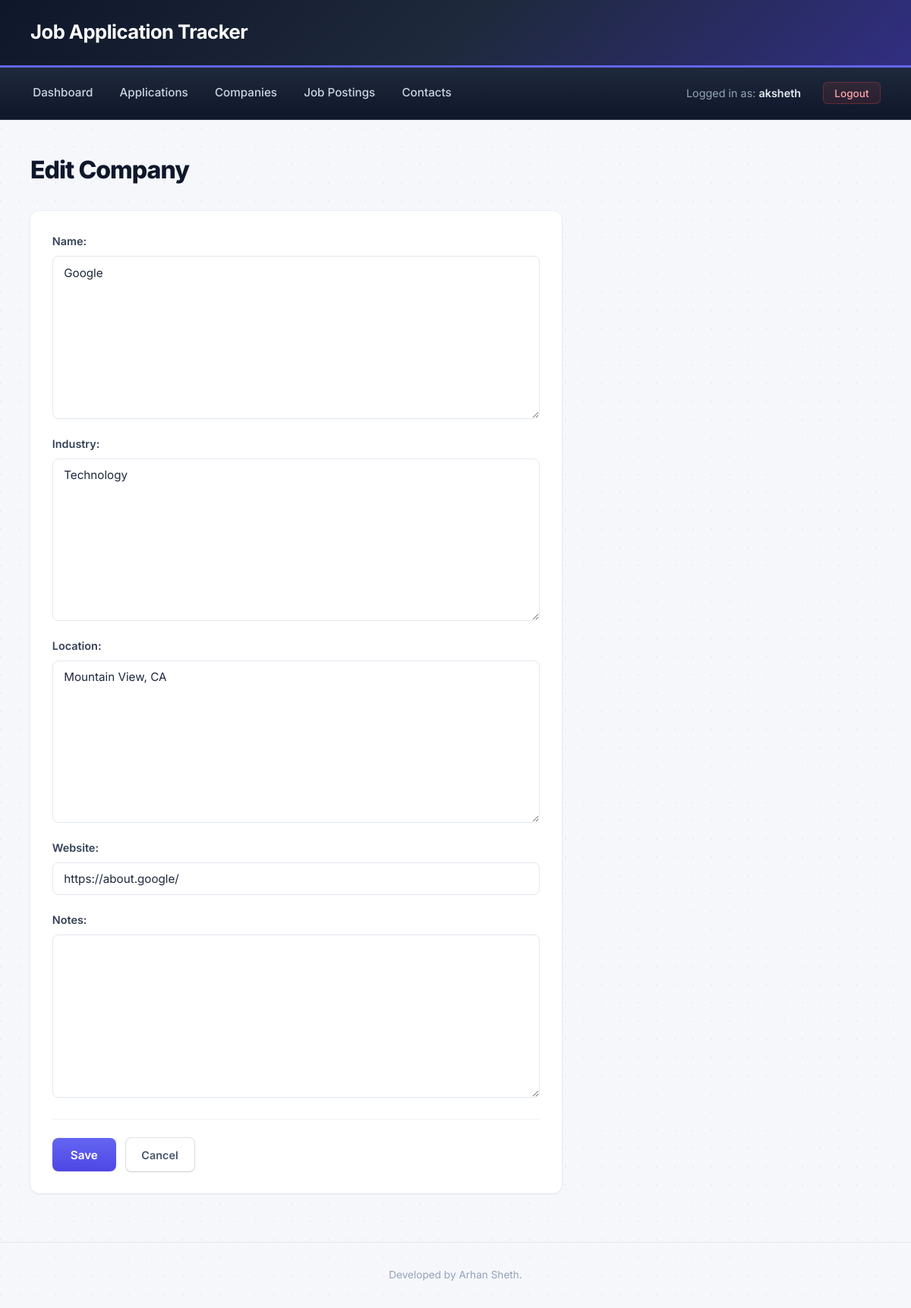
/project/companies/1/update/ (signed in), run on the app's committed database.
### project/models.py (models this page shows, shortened)
class Company(models.Model):
    name = models.TextField()
    industry = models.TextField()
    location = models.TextField(blank=True)
    website = models.URLField(blank=True)
    notes = models.TextField(blank=True)

### project/views.py (the view, shortened to what this page needs)
# urls.py: path('companies/<int:pk>/update/', views.CompanyUpdateView.as_view(), name='company_update'),
class CompanyUpdateView(LoginRequiredMixin, UpdateView):
    model = Company
    form_class = CompanyForm
    template_name = 'project/company_form.html'

### project/forms.py
class CompanyForm(forms.ModelForm):
    class Meta:
        model = Company
        fields = ['name', 'industry', 'location', 'website', 'notes']

### project/templates/project/company_form.html (shortened to what this page needs)
{% extends 'project/base.html' %}
{% block content %}
<div class="page-header">
    <h2>
        {% if object %}Edit Company{% else %}New Company{% endif %}
    </h2>
</div>
<div class="card" style="max-width: 700px;">
    <form method="POST">
        {% for field in form %}
            <div class="form-group">
                <label for="{{ field.id_for_label }}">{{ field.label }}:</label>
                {{ field }}
            </div>
        {% endfor %}
        <div class="form-actions">
            <input type="submit" value="Save">
            <a href="{% url 'company_list' %}" class="btn btn-secondary">Cancel</a>
        </div>
    </form>
</div>
{% endblock %}

### project/templates/project/base.html (shortened to what this page needs)
{% load static %}
<html>
    <head>
        <link rel="stylesheet" type="text/css" href="{% static 'project.css' %}">
    </head>
    <body>
        <h1>Job Application Tracker</h1>
        <div id="nav">
            {% if request.user.is_authenticated %}
                <a href="{% url 'dashboard' %}">Dashboard</a>
                <a href="{% url 'application_list' %}">Applications</a>
                <a href="{% url 'company_list' %}">Companies</a>
                <a href="{% url 'job_posting_list' %}">Job Postings</a>
                <a href="{% url 'contact_list' %}">Contacts</a>
                <span class="logged-in-as">Logged in as: <strong>{{request.user}}</strong></span>
                <form method="POST" action="{% url 'logout' %}">
                    <button type="submit">Logout</button>
                </form>
            {% else %}
                <span class="logged-in-as">Not logged in</span>
                <a href="{% url 'login' %}">Login</a>
                <a href="{% url 'signup' %}">Sign Up</a>
            {% endif %}
        </div>
        <div id="content-container">
            {% block content %}
            {% endblock %}
        </div>
        <footer>
            <p>Developed by Arhan Sheth.</p>
        </footer>
    </body>
</html>

### static/project.css (style rules this page uses)
* { box-sizing: border-box; margin: 0; padding: 0; }
body { font-family: 'Inter', -apple-system, BlinkMacSystemFont, "Segoe UI", sans-serif; color: #1e293b; line-height: 1.6; background-color: #f6f7fb; background-image: radial-gradient(circle at 1px 1px, rgba(99, 102, 241, 0.08) 1px, transparent 0); background-size: 24px 24px; min-height: 100vh; }
h1 { background: linear-gradient(135deg, #0f172a 0%, #1e293b 50%, #312e81 100%); color: white; padding: 1.4rem 2.5rem; margin: 0; font-size: 1.6rem; font-weight: 700; letter-spacing: -0.02em; border-bottom: 3px solid #6366f1; box-shadow: 0 2px 8px rgba(15, 23, 42, 0.15); }
#nav { background: linear-gradient(180deg, #1e293b 0%, #0f172a 100%); padding: 0.9rem 2.5rem; display: flex; gap: 1.8rem; align-items: center; flex-wrap: wrap; border-bottom: 1px solid rgba(255, 255, 255, 0.05); }
#nav a { color: #cbd5e1; text-decoration: none; font-size: 0.95rem; font-weight: 500; padding: 0.4rem 0.2rem; border-bottom: 2px solid transparent; transition: all 0.2s ease; }
#nav .logged-in-as { color: #94a3b8; font-size: 0.9rem; margin-left: auto; }
#nav .logged-in-as strong { color: #e2e8f0; font-weight: 600; }
#nav form { display: inline; margin: 0; }
#nav form button { background: rgba(239, 68, 68, 0.1); border: 1px solid rgba(239, 68, 68, 0.3); color: #fca5a5; padding: 0.35rem 0.9rem; border-radius: 6px; cursor: pointer; font-size: 0.85rem; font-weight: 500; font-family: inherit; transition: all 0.15s ease; }
#content-container { max-width: 1280px; margin: 2.5rem auto; padding: 0 2.5rem; }
.page-header { display: flex; justify-content: space-between; align-items: center; margin-bottom: 1.8rem; }
.page-header h2 { font-size: 2rem; font-weight: 800; color: #0f172a; letter-spacing: -0.03em; }
.btn { display: inline-block; padding: 0.65rem 1.3rem; background: linear-gradient(180deg, #6366f1 0%, #4f46e5 100%); color: white; text-decoration: none; border: none; border-radius: 7px; cursor: pointer; font-size: 0.9rem; font-weight: 600; font-family: inherit; box-shadow: 0 1px 2px rgba(15, 23, 42, 0.1), 0 0 0 1px rgba(79, 70, 229, 0.2); transition: all 0.15s ease; }
.btn-secondary { background: white; color: #475569; box-shadow: 0 1px 2px rgba(15, 23, 42, 0.1), 0 0 0 1px rgba(148, 163, 184, 0.3); }
.card { background-color: white; border-radius: 12px; padding: 1.8rem; box-shadow: 0 1px 3px rgba(15, 23, 42, 0.06), 0 0 0 1px rgba(148, 163, 184, 0.1); margin-bottom: 1rem; transition: all 0.2s ease; }
form .form-group { margin-bottom: 1.3rem; }
form label { display: block; margin-bottom: 0.5rem; font-weight: 600; color: #334155; font-size: 0.9rem; }
form input, form textarea, form select { width: 100%; padding: 0.7rem 0.9rem; border: 1.5px solid #e2e8f0; border-radius: 8px; font-size: 0.95rem; font-family: inherit; color: #1e293b; background-color: white; transition: all 0.15s ease; }
form input[type="submit"] { width: auto; background: linear-gradient(180deg, #6366f1 0%, #4f46e5 100%); color: white; cursor: pointer; border: none; padding: 0.7rem 1.5rem; font-weight: 600; box-shadow: 0 1px 2px rgba(15, 23, 42, 0.1); transition: all 0.15s ease; }
form textarea { min-height: 90px; resize: vertical; }
.form-actions { display: flex; gap: 0.8rem; margin-top: 1.8rem; padding-top: 1.5rem; border-top: 1px solid #f1f5f9; }
footer { text-align: center; padding: 2rem; color: #94a3b8; font-size: 0.85rem; margin-top: 4rem; border-top: 1px solid #e2e8f0; }
#content-container { animation: fadeInUp 0.4s ease-out; }

### data on the page
Company: form "Google" "Technology" "Mountain View, CA" "https://about.google/"

### other printed values
{{ request.user }} "aksheth"
{{ field.label }} "Name" "Industry" "Location" "Website" "Notes"
